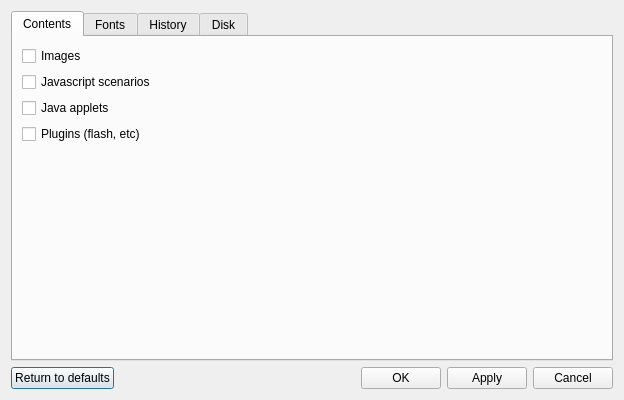
<?xml version="1.0" encoding="UTF-8"?>
<ui version="4.0">
 <class>SettingsDialog</class>
 <widget class="QDialog" name="SettingsDialog">
  <property name="geometry">
   <rect>
    <x>0</x>
    <y>0</y>
    <width>624</width>
    <height>400</height>
   </rect>
  </property>
  <property name="windowTitle">
   <string>Settings</string>
  </property>
  <property name="windowIcon">
   <iconset resource="../icons/main.qrc">
    <normaloff>:/surfer.png</normaloff>:/surfer.png</iconset>
  </property>
  <layout class="QVBoxLayout" name="verticalLayout_4">
   <item>
    <widget class="QTabWidget" name="m_tabWidget">
     <property name="currentIndex">
      <number>0</number>
     </property>
     <widget class="QWidget" name="m_contentsTab">
      <attribute name="title">
       <string>Contents</string>
      </attribute>
      <layout class="QVBoxLayout" name="verticalLayout_2">
       <item>
        <widget class="QCheckBox" name="m_imagesCheckBox">
         <property name="text">
          <string>Images</string>
         </property>
        </widget>
       </item>
       <item>
        <widget class="QCheckBox" name="m_javascriptCheckBox">
         <property name="text">
          <string>Javascript scenarios</string>
         </property>
        </widget>
       </item>
       <item>
        <widget class="QCheckBox" name="m_javaCheckBox">
         <property name="text">
          <string>Java applets</string>
         </property>
        </widget>
       </item>
       <item>
        <widget class="QCheckBox" name="m_pluginsCheckBox">
         <property name="text">
          <string>Plugins (flash, etc)</string>
         </property>
        </widget>
       </item>
       <item>
        <spacer name="verticalSpacer">
         <property name="orientation">
          <enum>Qt::Vertical</enum>
         </property>
         <property name="sizeHint" stdset="0">
          <size>
           <width>20</width>
           <height>40</height>
          </size>
         </property>
        </spacer>
       </item>
      </layout>
     </widget>
     <widget class="QWidget" name="m_fontsTab">
      <attribute name="title">
       <string>Fonts</string>
      </attribute>
      <layout class="QGridLayout" name="gridLayout_2">
       <item row="1" column="1">
        <widget class="QFontComboBox" name="m_serifFontComboBox">
         <property name="sizePolicy">
          <sizepolicy hsizetype="Expanding" vsizetype="Fixed">
           <horstretch>0</horstretch>
           <verstretch>0</verstretch>
          </sizepolicy>
         </property>
         <property name="currentFont">
          <font>
           <family>Liberation Serif</family>
          </font>
         </property>
        </widget>
       </item>
       <item row="6" column="1">
        <widget class="QFontComboBox" name="m_monoFontComboBox">
         <property name="sizePolicy">
          <sizepolicy hsizetype="Expanding" vsizetype="Fixed">
           <horstretch>0</horstretch>
           <verstretch>0</verstretch>
          </sizepolicy>
         </property>
         <property name="fontFilters">
          <set>QFontComboBox::MonospacedFonts</set>
         </property>
         <property name="currentFont">
          <font>
           <family>Liberation Mono</family>
          </font>
         </property>
        </widget>
       </item>
       <item row="1" column="0">
        <widget class="QLabel" name="m_serifFontLabel">
         <property name="text">
          <string>Serif Font</string>
         </property>
        </widget>
       </item>
       <item row="0" column="0">
        <widget class="QLabel" name="m_sansFontLabel">
         <property name="text">
          <string>Sans Font</string>
         </property>
        </widget>
       </item>
       <item row="0" column="1">
        <widget class="QFontComboBox" name="m_sansFontComboBox">
         <property name="sizePolicy">
          <sizepolicy hsizetype="Expanding" vsizetype="Fixed">
           <horstretch>0</horstretch>
           <verstretch>0</verstretch>
          </sizepolicy>
         </property>
        </widget>
       </item>
       <item row="0" column="2">
        <widget class="QSpinBox" name="m_standardFontSpinBox">
         <property name="minimum">
          <number>5</number>
         </property>
         <property name="maximum">
          <number>25</number>
         </property>
         <property name="value">
          <number>12</number>
         </property>
        </widget>
       </item>
       <item row="6" column="0">
        <widget class="QLabel" name="m_monoFontLabel">
         <property name="text">
          <string>Monospace Font</string>
         </property>
        </widget>
       </item>
       <item row="6" column="2">
        <widget class="QSpinBox" name="m_monoFontSpinBox">
         <property name="minimum">
          <number>5</number>
         </property>
         <property name="maximum">
          <number>25</number>
         </property>
         <property name="value">
          <number>12</number>
         </property>
        </widget>
       </item>
       <item row="7" column="0" colspan="3">
        <spacer name="verticalSpacer_2">
         <property name="orientation">
          <enum>Qt::Vertical</enum>
         </property>
         <property name="sizeHint" stdset="0">
          <size>
           <width>20</width>
           <height>40</height>
          </size>
         </property>
        </spacer>
       </item>
      </layout>
     </widget>
     <widget class="QWidget" name="m_historyTab">
      <attribute name="title">
       <string>History</string>
      </attribute>
      <layout class="QVBoxLayout" name="verticalLayout_3">
       <item>
        <widget class="QCheckBox" name="m_privateBrowsingCheckBox">
         <property name="text">
          <string>Private Browsing (visited pages will be not written to history)</string>
         </property>
        </widget>
       </item>
       <item>
        <layout class="QHBoxLayout" name="horizontalLayout_3">
         <item>
          <widget class="QLabel" name="m_historyExpirationLabel">
           <property name="text">
            <string>Store each history item during</string>
           </property>
          </widget>
         </item>
         <item>
          <widget class="QComboBox" name="m_historyExpirationComboBox">
           <property name="sizePolicy">
            <sizepolicy hsizetype="Minimum" vsizetype="Fixed">
             <horstretch>0</horstretch>
             <verstretch>0</verstretch>
            </sizepolicy>
           </property>
           <property name="currentIndex">
            <number>2</number>
           </property>
           <property name="frame">
            <bool>true</bool>
           </property>
           <item>
            <property name="text">
             <string>1 day</string>
            </property>
           </item>
           <item>
            <property name="text">
             <string>3 days</string>
            </property>
           </item>
           <item>
            <property name="text">
             <string>1 week</string>
            </property>
           </item>
           <item>
            <property name="text">
             <string>2 weeks</string>
            </property>
           </item>
           <item>
            <property name="text">
             <string>1 month</string>
            </property>
           </item>
           <item>
            <property name="text">
             <string>3 month</string>
            </property>
           </item>
           <item>
            <property name="text">
             <string>6 month</string>
            </property>
           </item>
           <item>
            <property name="text">
             <string>1 year</string>
            </property>
           </item>
          </widget>
         </item>
         <item>
          <spacer name="horizontalSpacer">
           <property name="orientation">
            <enum>Qt::Horizontal</enum>
           </property>
           <property name="sizeHint" stdset="0">
            <size>
             <width>40</width>
             <height>20</height>
            </size>
           </property>
          </spacer>
         </item>
        </layout>
       </item>
       <item>
        <spacer name="verticalSpacer_3">
         <property name="orientation">
          <enum>Qt::Vertical</enum>
         </property>
         <property name="sizeHint" stdset="0">
          <size>
           <width>20</width>
           <height>40</height>
          </size>
         </property>
        </spacer>
       </item>
      </layout>
     </widget>
     <widget class="QWidget" name="m_diskTab">
      <attribute name="title">
       <string>Disk</string>
      </attribute>
      <layout class="QVBoxLayout" name="verticalLayout">
       <item>
        <layout class="QHBoxLayout" name="horizontalLayout">
         <item>
          <widget class="QCheckBox" name="m_downloadCheckBox">
           <property name="text">
            <string>Download everything to</string>
           </property>
          </widget>
         </item>
         <item>
          <widget class="QLineEdit" name="m_downloadLineEdit">
           <property name="enabled">
            <bool>true</bool>
           </property>
           <property name="readOnly">
            <bool>true</bool>
           </property>
          </widget>
         </item>
         <item>
          <widget class="QToolButton" name="m_downloadToolButton">
           <property name="enabled">
            <bool>false</bool>
           </property>
           <property name="text">
            <string notr="true">...</string>
           </property>
          </widget>
         </item>
        </layout>
       </item>
       <item>
        <layout class="QHBoxLayout" name="horizontalLayout_2">
         <item>
          <widget class="QLabel" name="m_cacheSizeLabel">
           <property name="sizePolicy">
            <sizepolicy hsizetype="Preferred" vsizetype="Fixed">
             <horstretch>0</horstretch>
             <verstretch>0</verstretch>
            </sizepolicy>
           </property>
           <property name="text">
            <string>Disk cache size</string>
           </property>
          </widget>
         </item>
         <item>
          <widget class="QSpinBox" name="m_cacheSizeSpinBox">
           <property name="sizePolicy">
            <sizepolicy hsizetype="Fixed" vsizetype="Fixed">
             <horstretch>0</horstretch>
             <verstretch>0</verstretch>
            </sizepolicy>
           </property>
           <property name="suffix">
            <string> Mb</string>
           </property>
           <property name="minimum">
            <number>10</number>
           </property>
           <property name="maximum">
            <number>500</number>
           </property>
           <property name="singleStep">
            <number>10</number>
           </property>
           <property name="value">
            <number>50</number>
           </property>
          </widget>
         </item>
         <item>
          <spacer name="horizontalSpacer_2">
           <property name="orientation">
            <enum>Qt::Horizontal</enum>
           </property>
           <property name="sizeHint" stdset="0">
            <size>
             <width>40</width>
             <height>20</height>
            </size>
           </property>
          </spacer>
         </item>
        </layout>
       </item>
       <item>
        <spacer name="verticalSpacer_4">
         <property name="orientation">
          <enum>Qt::Vertical</enum>
         </property>
         <property name="sizeHint" stdset="0">
          <size>
           <width>20</width>
           <height>40</height>
          </size>
         </property>
        </spacer>
       </item>
      </layout>
     </widget>
    </widget>
   </item>
   <item>
    <layout class="QHBoxLayout" name="horizontalLayout_4">
     <item>
      <widget class="QPushButton" name="m_defaultsButton">
       <property name="text">
        <string>Return to defaults</string>
       </property>
       <property name="icon">
        <iconset resource="../icons/main.qrc">
         <normaloff>:/defaults.png</normaloff>:/defaults.png</iconset>
       </property>
      </widget>
     </item>
     <item>
      <spacer name="m_horizontalSpacer">
       <property name="orientation">
        <enum>Qt::Horizontal</enum>
       </property>
       <property name="sizeHint" stdset="0">
        <size>
         <width>144</width>
         <height>22</height>
        </size>
       </property>
      </spacer>
     </item>
     <item>
      <widget class="QPushButton" name="m_okButton">
       <property name="text">
        <string>OK</string>
       </property>
       <property name="icon">
        <iconset resource="../icons/main.qrc">
         <normaloff>:/ok.png</normaloff>:/ok.png</iconset>
       </property>
      </widget>
     </item>
     <item>
      <widget class="QPushButton" name="m_applyButton">
       <property name="text">
        <string>Apply</string>
       </property>
       <property name="icon">
        <iconset resource="../icons/main.qrc">
         <normaloff>:/apply.png</normaloff>:/apply.png</iconset>
       </property>
      </widget>
     </item>
     <item>
      <widget class="QPushButton" name="m_cancelButton">
       <property name="text">
        <string>Cancel</string>
       </property>
       <property name="icon">
        <iconset resource="../icons/main.qrc">
         <normaloff>:/cancel.png</normaloff>:/cancel.png</iconset>
       </property>
      </widget>
     </item>
    </layout>
   </item>
  </layout>
 </widget>
 <resources>
  <include location="../icons/main.qrc"/>
 </resources>
 <connections/>
</ui>
